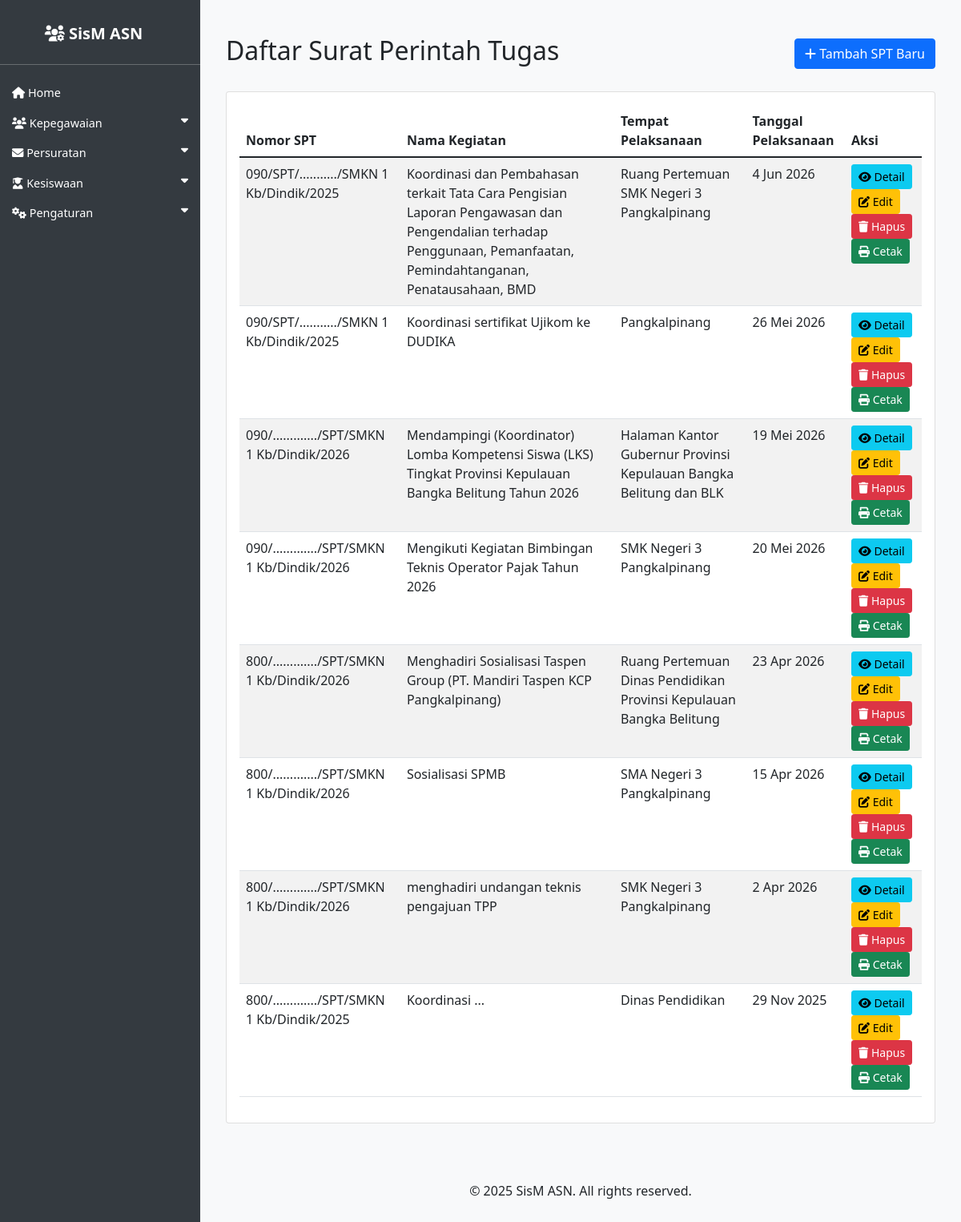
The app's page /asn/spt/ with its own data.
### asn_app/models.py (models this page shows, shortened)
class SuratPerintahTugas(models.Model):
    peserta = models.ManyToManyField(ASN, related_name='spt_peserta', verbose_name='Peserta')
    dasar_surat = models.TextField(verbose_name='Dasar Surat')
    nomor_spt = models.CharField(max_length=50, verbose_name='Nomor SPT')
    tempat_pelaksanaan = models.CharField(max_length=100, verbose_name='Tempat Pelaksanaan')
    waktu_pelaksanaan = models.DateTimeField(verbose_name='Waktu Pelaksanaan')
    tanggal_pelaksanaan = models.DateField(verbose_name='Tanggal Pelaksanaan')
    tanggal_akhir_pelaksanaan = models.DateField(verbose_name='Tanggal Akhir Pelaksanaan', null=True, blank=True)
    nama_kegiatan = models.CharField(max_length=200, verbose_name='Nama Kegiatan')
    tempat_ditetapkan = models.CharField(max_length=100, verbose_name='Tempat Ditetapkan')
    tanggal_ditetapkan = models.DateField(verbose_name='Tanggal Ditetapkan')
    penandatangan = models.ForeignKey(ASN, on_delete=models.SET_NULL, blank=True, null=True, related_name='spt_penandatangan', verbose_name='Penandatangan')
    kuasa_pengguna_anggaran = models.ForeignKey(ASN, on_delete=models.SET_NULL, blank=True, null=True, related_name='spt_kuasa_pengguna_anggaran', verbose_name='Kuasa Pengguna Anggaran')
    kop_surat = models.ForeignKey(KopSurat, on_delete=models.SET_NULL, blank=True, null=True, verbose_name='Kop Surat')
    latar_belakang = models.TextField(verbose_name='Latar Belakang', blank=True, null=True)
    maksud_dan_tujuan = models.TextField(verbose_name='Maksud dan Tujuan', blank=True, null=True)
    hasil_yang_dicapai = models.TextField(verbose_name='Hasil yang Dicapai', blank=True, null=True)
    kesimpulan_dan_saran = models.TextField(verbose_name='Kesimpulan dan Saran', blank=True, null=True)
    penutup = models.TextField(verbose_name='Penutup', blank=True, null=True)
    tanggal_dibuat_laporan = models.DateField(verbose_name='Tanggal Dibuat Laporan', blank=True, null=True)
    SIFAT_SURAT_CHOICES = [
        ('Biasa', 'Biasa'),
        ('Penting', 'Penting'),
        ('Rahasia', 'Rahasia'),
    ]
    sifat_surat = models.CharField(max_length=10, choices=SIFAT_SURAT_CHOICES, default='Biasa', verbose_name='Sifat Surat')
    created_at = models.DateTimeField(auto_now_add=True)
    updated_at = models.DateTimeField(auto_now=True)

### asn_app/views.py (the view)
# urls.py: path('spt/', views.spt_list, name='spt_list'),
def spt_list(request):
    spt_list = SuratPerintahTugas.objects.all().order_by('-created_at')
    return render(request, 'asn_app/spt_list.html', {'spt_list': spt_list})

### asn_app/templates/asn_app/spt_list.html
{% extends 'asn_app/base.html' %}
{% load i18n %}
{% load indonesian_date_tags %}
{% block content %}
<div class="container mt-4">
    <div class="row">
        <div class="col-md-12">
            <div class="d-flex justify-content-between align-items-center mb-4">
                <h2>Daftar Surat Perintah Tugas</h2>
                <a href="{% url 'spt_create' %}" class="btn btn-primary">
                    <i class="fas fa-plus"></i> Tambah SPT Baru
                </a>
            </div>
            <div class="card">
                <div class="card-body">
                    {% if spt_list %}
                        <div class="table-responsive">
                            <table class="table table-striped">
                                <thead>
                                    <tr>
                                        <th>Nomor SPT</th>
                                        <th>Nama Kegiatan</th>
                                        <th>Tempat Pelaksanaan</th>
                                        <th>Tanggal Pelaksanaan</th>
                                        <th>Aksi</th>
                                    </tr>
                                </thead>
                                <tbody>
                                    {% for spt in spt_list %}
                                    <tr>
                                        <td>{{ spt.nomor_spt }}</td>
                                        <td>{{ spt.nama_kegiatan }}</td>
                                        <td>{{ spt.tempat_pelaksanaan }}</td>
                                        <td>{{ spt.tanggal_pelaksanaan|indonesian_date:"%d %b %Y" }}</td>
                                        <td>
                                            <a href="{% url 'spt_detail' spt.pk %}" class="btn btn-sm btn-info">
                                                <i class="fas fa-eye"></i> Detail
                                            </a>
                                            <a href="{% url 'spt_update' spt.pk %}" class="btn btn-sm btn-warning">
                                                <i class="fas fa-edit"></i> Edit
                                            </a>
                                            <a href="{% url 'spt_delete' spt.pk %}" class="btn btn-sm btn-danger">
                                                <i class="fas fa-trash"></i> Hapus
                                            </a>
                                            <a href="{% url 'spt_export_pdf' spt.pk %}" class="btn btn-sm btn-success">
                                                <i class="fas fa-print"></i> Cetak
                                            </a>
                                        </td>
                                    </tr>
                                    {% endfor %}
                                </tbody>
                            </table>
                        </div>
                    {% else %}
                        <div class="text-center py-5">
                            <i class="fas fa-file-alt fa-3x text-muted mb-3"></i>
                            <h5 class="text-muted">Belum ada data SPT</h5>
                            <a href="{% url 'spt_create' %}" class="btn btn-primary">Tambah SPT Pertama</a>
                        </div>
                    {% endif %}
                </div>
            </div>
        </div>
    </div>
</div>
{% endblock %}

### asn_app/templates/asn_app/base.html (style rules this page uses)
body { display: flex; min-height: 100vh; flex-direction: column; background-color: #f8f9fa; }

### records on screen
SuratPerintahTugas: nomor_spt "090/SPT/.........../SMKN 1 Kb/Dindik/2025", nama_kegiatan "Koordinasi dan Pembahasan terkait Tata Cara Pengisian Laporan Pengawasan dan Pengendalian terhadap Penggunaan, Pemanfaatan, Pemindahtanganan, Penatausahaan, BMD", tempat_pelaksanaan "Ruang Pertemuan SMK Negeri 3 Pangkalpinang", tanggal_pelaksanaan|indonesian_date "4 Jun 2026"
SuratPerintahTugas: nomor_spt "090/SPT/.........../SMKN 1 Kb/Dindik/2025", nama_kegiatan "Koordinasi sertifikat Ujikom ke DUDIKA", tempat_pelaksanaan "Pangkalpinang", tanggal_pelaksanaan|indonesian_date "26 Mei 2026"
SuratPerintahTugas: nomor_spt "090/............./SPT/SMKN 1 Kb/Dindik/2026", nama_kegiatan "Mendampingi (Koordinator) Lomba Kompetensi Siswa (LKS) Tingkat Provinsi Kepulauan Bangka Belitung Tahun 2026", tempat_pelaksanaan "Halaman Kantor Gubernur Provinsi Kepulauan Bangka Belitung dan BLK", tanggal_pelaksanaan|indonesian_date "19 Mei 2026"
SuratPerintahTugas: nomor_spt "090/............./SPT/SMKN 1 Kb/Dindik/2026", nama_kegiatan "Mengikuti Kegiatan Bimbingan Teknis Operator Pajak Tahun 2026", tempat_pelaksanaan "SMK Negeri 3 Pangkalpinang", tanggal_pelaksanaan|indonesian_date "20 Mei 2026"
SuratPerintahTugas: nomor_spt "800/............./SPT/SMKN 1 Kb/Dindik/2026", nama_kegiatan "Menghadiri Sosialisasi Taspen Group (PT. Mandiri Taspen KCP Pangkalpinang)", tempat_pelaksanaan "Ruang Pertemuan Dinas Pendidikan Provinsi Kepulauan Bangka Belitung", tanggal_pelaksanaan|indonesian_date "23 Apr 2026"
SuratPerintahTugas: nomor_spt "800/............./SPT/SMKN 1 Kb/Dindik/2026", nama_kegiatan "Sosialisasi SPMB", tempat_pelaksanaan "SMA Negeri 3 Pangkalpinang", tanggal_pelaksanaan|indonesian_date "15 Apr 2026"
SuratPerintahTugas: nomor_spt "800/............./SPT/SMKN 1 Kb/Dindik/2026", nama_kegiatan "menghadiri undangan teknis pengajuan TPP", tempat_pelaksanaan "SMK Negeri 3 Pangkalpinang", tanggal_pelaksanaan|indonesian_date "2 Apr 2026"
SuratPerintahTugas: nomor_spt "800/............./SPT/SMKN 1 Kb/Dindik/2025", nama_kegiatan "Koordinasi ...", tempat_pelaksanaan "Dinas Pendidikan", tanggal_pelaksanaan|indonesian_date "29 Nov 2025"
